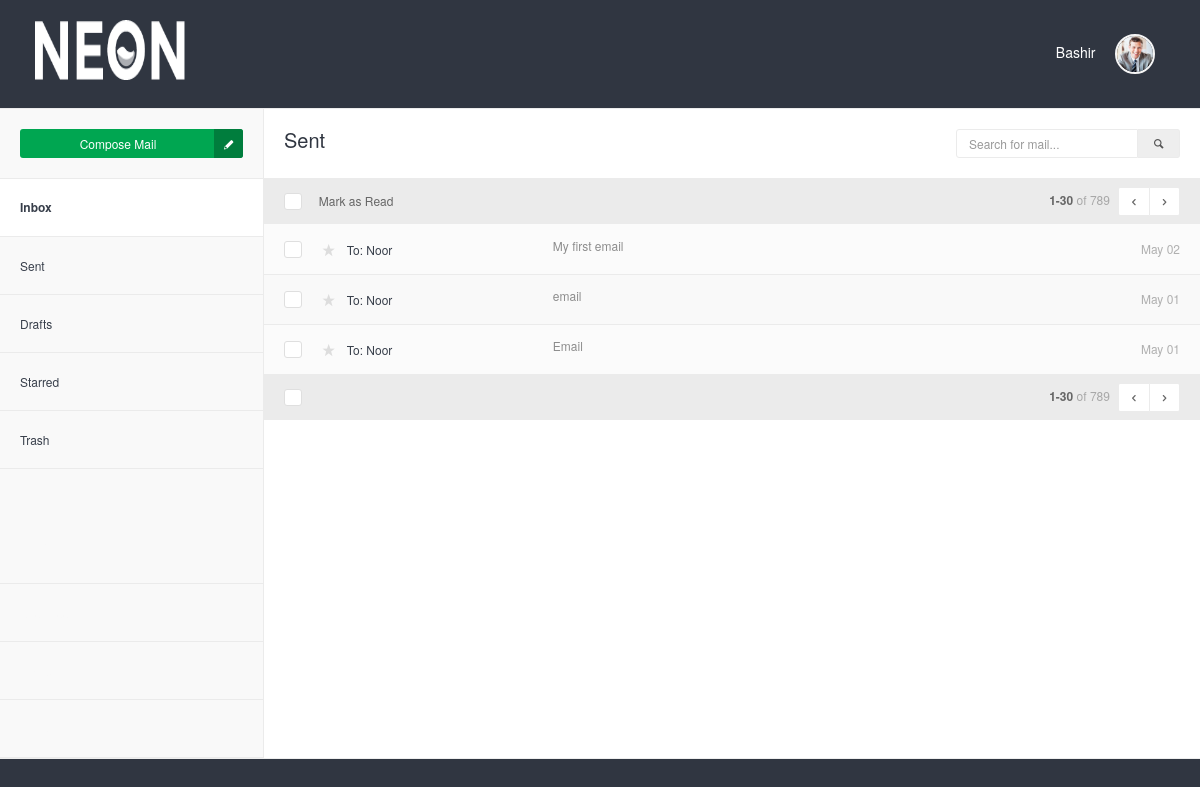
/sendEmail.php (signed in), run on the app's committed database.
### tables this page shows
CREATE TABLE `user` (
  `id` int(11) NOT NULL,
  `username` varchar(250) NOT NULL,
  `email` varchar(250) NOT NULL,
  `full_name` varchar(250) NOT NULL,
  `phone` varchar(250) NOT NULL,
  `password` varchar(250) NOT NULL
);

CREATE TABLE `emails` (
  `id` int(11) NOT NULL,
  `senderID` int(11) NOT NULL,
  `senderEmail` varchar(250) NOT NULL,
  `emailSubject` mediumtext NOT NULL,
  `emailBody` longtext NOT NULL,
  `receiverID` int(11) NOT NULL,
  `receiverEmail` varchar(250) NOT NULL,
  `date` varchar(50) NOT NULL DEFAULT current_timestamp(),
  `time` varchar(50) NOT NULL,
  `read_status` int(1) NOT NULL DEFAULT 0
);

### support/session.php (called while the page is built, shortened)
<?php
include 'connection.php';
if(isset($_SESSION['login_user'])){
    $login_user= $_SESSION['login_user'];
    $query = "SELECT  * from user where email = '$login_user'" ;
    $result = mysqli_query($con, $query);
    $row = mysqli_fetch_assoc($result);
    $userEmail = $row['email'];
    $fullName = $row['full_name'];
}else{
    header('Location: index.php');
}
?>

### support/sent_action.php (called while the page is built)
<?php
include 'connection.php';
$select = "SELECT * FROM `emails` where `senderEmail` = '$userEmail' ORDER BY `date` DESC, `time` DESC";
$result = mysqli_query($con, $select);
?>

### sendEmail.php (the view, shortened to what this page needs)
<?php
include('support/connection.php');
include('support/session.php');
include('support/sent_action.php');
?>
<!DOCTYPE html>
<html lang="en">
    <head>
        <link rel="stylesheet" href="assets/js/jquery-ui/css/no-theme/jquery-ui-1.10.3.custom.min.css" id="style-resource-1">
        <link rel="stylesheet" href="assets/css/font-icons/entypo/css/entypo.css" id="style-resource-2">
        <link rel="stylesheet" href="assets/css/bootstrap.css" id="style-resource-4">
        <link rel="stylesheet" href="assets/css/neon-core.css" id="style-resource-5">
        <link rel="stylesheet" href="assets/css/neon-theme.css" id="style-resource-6">
        <link rel="stylesheet" href="assets/css/neon-forms.css" id="style-resource-7">
        <link rel="stylesheet" href="assets/css/custom.css" id="style-resource-8">
    </head>
    <body class="page-body" data-url="https://demo.neontheme.com">
        <div class="page-container">
            <div class="main-content" style="background-color: #303641" >
                <?php include ('topbar.php') ?>
                <div class="mail-env" style="background-color: white">
                    <div class="mail-body"> <div class="mail-header">
                        <h3 class="mail-title">Sent </h3>
                        <form method="get" role="form" class="mail-search">
                            <div class="input-group"> <input type="text" class="form-control" name="s" placeholder="Search for mail..." />
                                <div class="input-group-addon"> <i class="entypo-search"></i> </div>
                            </div>
                        </form>
                    </div>
                    <table class="table mail-table">
                        <thead>
                            <tr>
                                <th width="5%"> <div class="checkbox checkbox-replace"> <input type="checkbox" /> </div> </th>
                                <th colspan="4"> <div class="mail-select-options">Mark as Read</div> <div class="mail-pagination" colspan="2"> <strong>1-30</strong> <span>of 789</span> <div class="btn-group"> <a href="#" class="btn btn-sm btn-white"><i class="entypo-left-open"></i></a> <a href="#" class="btn btn-sm btn-white"><i class="entypo-right-open"></i></a> </div> </div> </th>
                            </tr>
                        </thead>
                        <tbody>
                            <?php
                                if(mysqli_num_rows($result) > 0){
                                 while($row = $result->fetch_assoc()){
                                    $id =  $row['id'];
                                    $date = $row['date'];
                                    $time = $row['time'];
                                    $receiverEmail = $row['receiverEmail'];
                                    $emailSubject = $row['emailSubject'];
                                    $timezone = new DateTime("now", new DateTimeZone('Asia/Karachi') );
                                    $current_date =  $timezone->format('M d');
                                    if($current_date == $date) {
                                        $datetime = $time;
                                    }else{
                                        $datetime = $date;
                                    }
                                    $sql_ = "SELECT `full_name` FROM `user` WHERE email = '$receiverEmail'";
                                    $result_ = mysqli_query($con, $sql_);
                                    $r = mysqli_fetch_assoc($result_);
                                    $reciverName = $r['full_name'];
                                    $sql_2 = "SELECT * FROM `starred` WHERE `email_id` = '$id' AND `userEmail` = '$userEmail' AND `status` = 'sent'";
                                    $result_2 = mysqli_query($con, $sql_2);
                                    if(mysqli_num_rows($result_2) > 0){
                                        $favorite = true;
                                    }else{
                                        $favorite = false;
                                    }
                            ?>
                                <tr>
                                    <td> <div class="checkbox checkbox-replace"> <input type="checkbox" /> </div> </td>
                                    <td class="col-name">
                                        <a
                                            href="support/starred_email.php?id=<?php echo $id; ?>&action=<?php if($favorite == false){ echo 'add'; }else{ echo 'remove'; }  ?>&status=<?php echo 'sent'; ?>"
                                            class="star <?php if($favorite == true){ ?> stared <?php } ?>">
                                            <i class="entypo-star"></i>
                                        </a>
                                        <a href="message.php?id=<?php echo $id; ?>&action=<?php echo 'sentEmail'; ?>" class="col-name"><?php echo "To: ".$reciverName; ?> &nbsp;
                                        </a>
                                    </td>
                                    <td class="col-subject"> <a href="message.php?id=<?php echo $id; ?>&action=<?php echo 'sentEmail'; ?>"><?php echo $emailSubject; ?></a> </td>
                                    <td class="col-time"><?php echo $datetime; ?></td>
                                </tr>
                            <?php } } ?>
                        </tbody>
                        <tfoot>
                            <tr>
                                <th width="5%"> <div class="checkbox checkbox-replace"> <input type="checkbox" /> </div> </th>
                                <th colspan="4">
                                    <div class="mail-pagination" colspan="2">
                                        <strong>1-30</strong> <span>of 789</span>
                                        <div class="btn-group">
                                            <a href="#" class="btn btn-sm btn-white"><i class="entypo-left-open"></i></a>
                                            <a href="#" class="btn btn-sm btn-white"><i class="entypo-right-open"></i></a>
                                        </div>
                                    </div>
                                </th>
                            </tr>
                        </tfoot>
                    </table>
                </div>
                <?php include ('sidebar.php') ?>
            </div>
            <hr/>
        </div>
    </body>
</html>

### topbar.php (shortened to what this page needs)
<div class="row">
    <div class="col-md-12 col-sm-12 clearfix">
        <div class="col-md-6 col-sm-6 col-xs-6 clearfix">
            <ul class="user-info pull-left pull-none-xsm" >
                <li>
                    <header class="logo-env">
                        <div class="logo">
                            <a href="inbox.php"> <img src="assets/images/logo%402x.png" width="150" height="60" alt="" /> </a>
                        </div>
                    </header>
                </li>
            </ul>
        </div>
        <div class="col-md-6 col-sm-6 col-xs-6 clearfix">
            <ul class="list-inline links-list pull-right">
                <li class="profile-info dropdown">
                    <a href="#" class="dropdown-toggle" data-toggle="dropdown" style="color: white">
                    <?php echo $fullName ?> &nbsp;&nbsp;&nbsp;  <img src="assets/images/thumb-1%402x.png" alt="" class="img-circle" width="40" />
                    </a>
                </li>
            </ul>
        </div>
    </div>
</div>

### data on the page
user: full_name "Bashir"
emails: user.full_name "Noor", emailSubject "My first email", date "May 02"
emails: user.full_name "Noor", emailSubject "email", date "May 01"
emails: user.full_name "Noor", emailSubject "Email", date "May 01"
